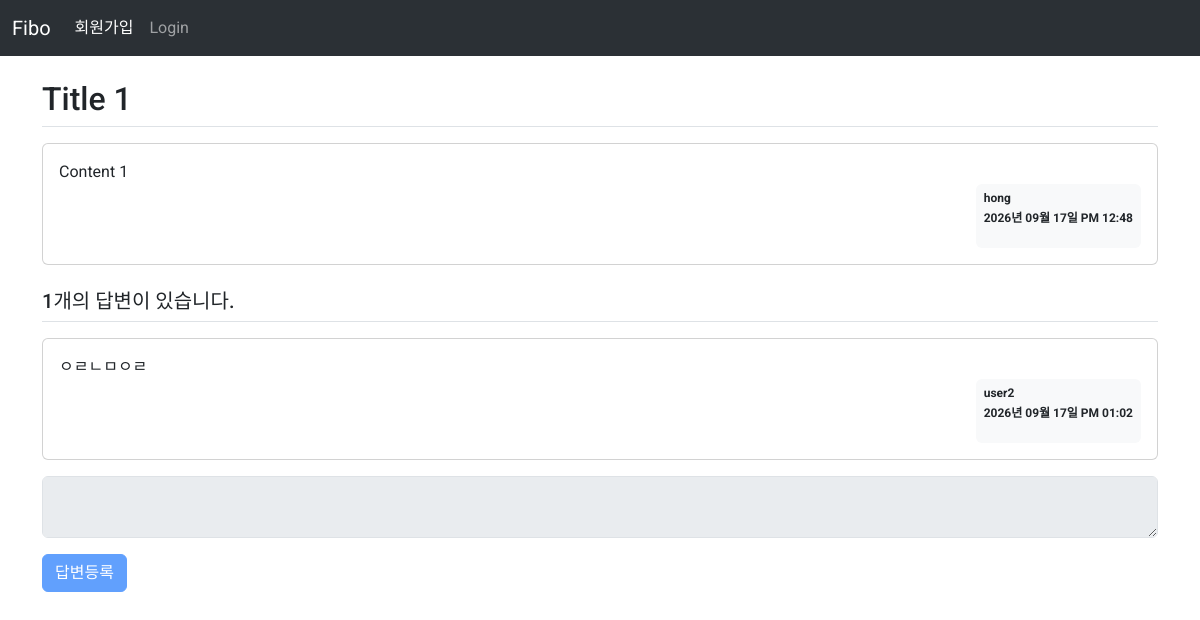
The app's page /question/detail/301 with its own data.
### pybo/models.py (models this page shows)
class Question(db.Model):
    id = db.Column(db.Integer, primary_key=True)
    subject = db.Column(db.String(200), nullable=False)
    content = db.Column(db.Text, nullable=False)
    create_date = db.Column(db.DateTime,nullable=False)
    user_id = db.Column(db.Integer, db.ForeignKey('user.id',ondelete="CASCADE"), nullable=False)
    user = db.relationship('User', backref=db.backref('question_set'))

class User(db.Model):
    id = db.Column(db.Integer, primary_key=True)
    username = db.Column(db.String(150), unique=True, nullable=False)
    password = db.Column(db.String(200), nullable=False)
    email = db.Column(db.String(120), unique=True, nullable=False)

class Answer(db.Model):
    id = db.Column(db.Integer, primary_key=True)
    question_id = db.Column(db.Integer, db.ForeignKey('question.id',ondelete="CASCADE"), nullable=False)
    question = db.relationship(Question, backref=db.backref('answer_set'))
    content = db.Column(db.Text, nullable=False)
    create_date = db.Column(db.DateTime,nullable=False)
    user_id = db.Column(db.Integer, db.ForeignKey('user.id',ondelete="CASCADE"), nullable=False)
    user = db.relationship('User', backref=db.backref('answer_set'))

### pybo/views/question_views.py (the view)
@bp.route('/detail/<int:question_id>')
def detail(question_id):
    form=AnswerForm()
    question = Question.query.get_or_404(question_id)
    return render_template('question/question_detail.html', question=question,form=form)

### pybo/forms.py
class AnswerForm(FlaskForm):
    content=TextAreaField("내용",validators=[DataRequired("내용은 필수입니다.")])
    submit=SubmitField("답변등록")

### pybo/filter.py (called while the page is built)
def format_datetime(value,fmt="%Y년 %m월 %d일 %p %I:%M"):
    return value.strftime(fmt)

### pybo/views/auth_views.py (called while the page is built)
@bp.before_app_request
def load_logged_in_user():
    user_id = session.get('user_id')
    if user_id is None:
        g.user = None
    else:
        g.user = User.query.get(user_id)

### pybo/templates/question/question_detail.html (shortened to what this page needs)
{% extends "base.html" %}
{% block content %}
<div class="container my-3">
    <h2 class="border-bottom py-2">{{ question.subject }}</h2>
    <div class="card my-3">
        <div class="card-body">
            <div class="card-text" style="white-space: pre-line;">{{ question.content }}</div>
            <div class="d-flex justify-content-end">
                <div class="badge bg-light text-dark p-2 text-start">
                    <p class="mb-2">{{ question.user.username }}</p>
                    <p>{{ question.create_date|datetime }}</p>
                </div>
            </div>
        </div>
    </div>
    <h5 class="border-bottom my-3 py-2">{{ question.answer_set|length }}개의 답변이 있습니다.</h5>
    {% for answer in question.answer_set %}
    <div class="card my-3">
        <div class="card-body">
            <div class="card-text" style="white-space: pre-line;">{{ answer.content }}</div>
            <div class="d-flex justify-content-end">
                <div class="badge bg-light text-dark p-2 text-start">
                    <p class="mb-2">{{ answer.user.username }}</p>
                    <p>{{ answer.create_date|datetime }}</p>
                </div>
            </div>
        </div>
    </div>
    {% endfor %}
    <form action="{{ url_for('answer.create', question_id=question.id) }}" method="post" class="my-3">
        <div class="mb-3">
            {{ form.content(class='form-control', disabled=(not g.user)) }}
        </div>
        <input type="submit" value="답변등록" class="btn btn-primary"
        {% if not g.user %}disabled{% endif %}>
    </form>
</div>
{% endblock %}

### pybo/static/style.css (style rules this page uses)
body { font-family: "Roboto", sans-serif; font-weight: 400; }
textarea { width:100%; }

### records on screen
Question: subject "Title 1", content "Content 1", create_date "2026년 09월 17일 PM 12:48"
User: user.username "hong"
Answer: content "ㅇㄹㄴㅁㅇㄹ", user.username "user2", create_date "2026년 09월 17일 PM 01:02"

### other values on screen
{{ question.answer_set|length }} "1"
